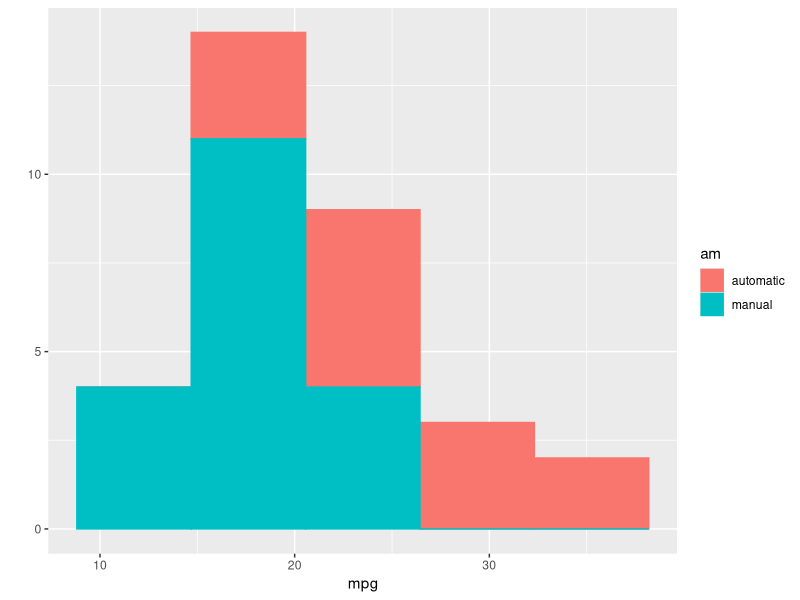
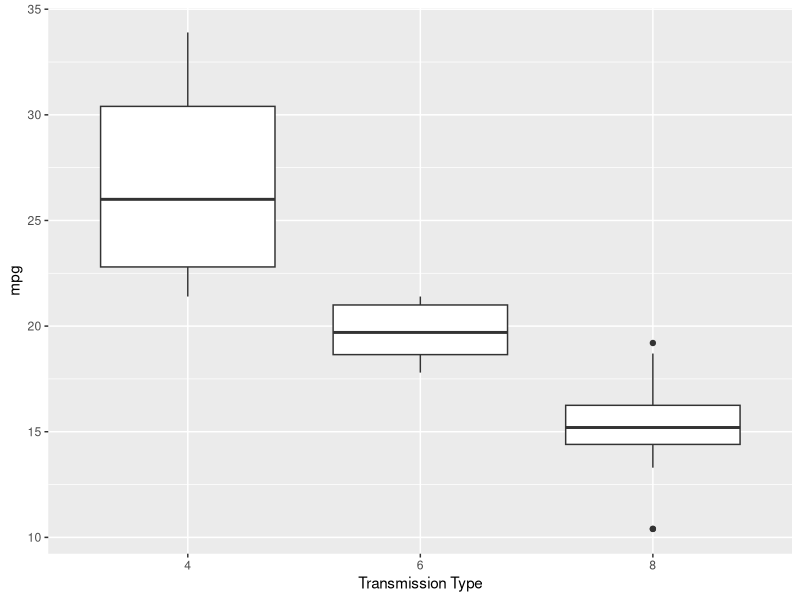
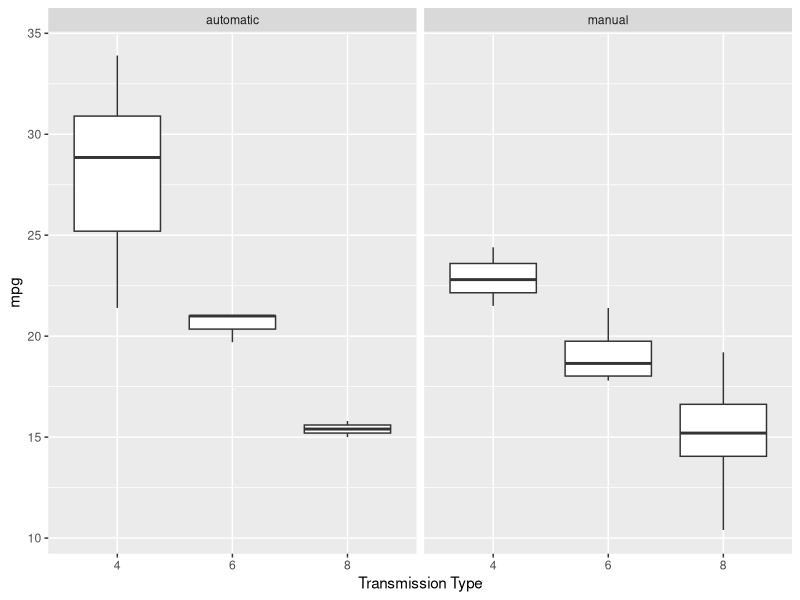
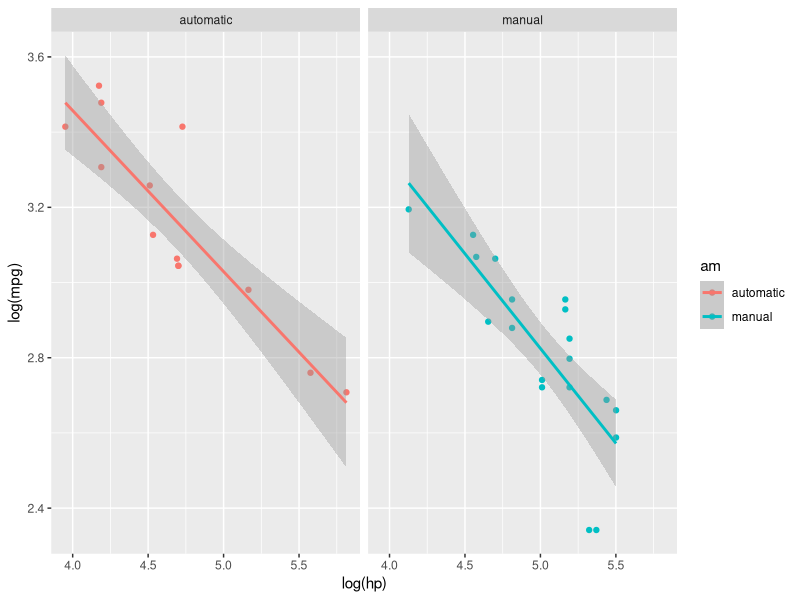
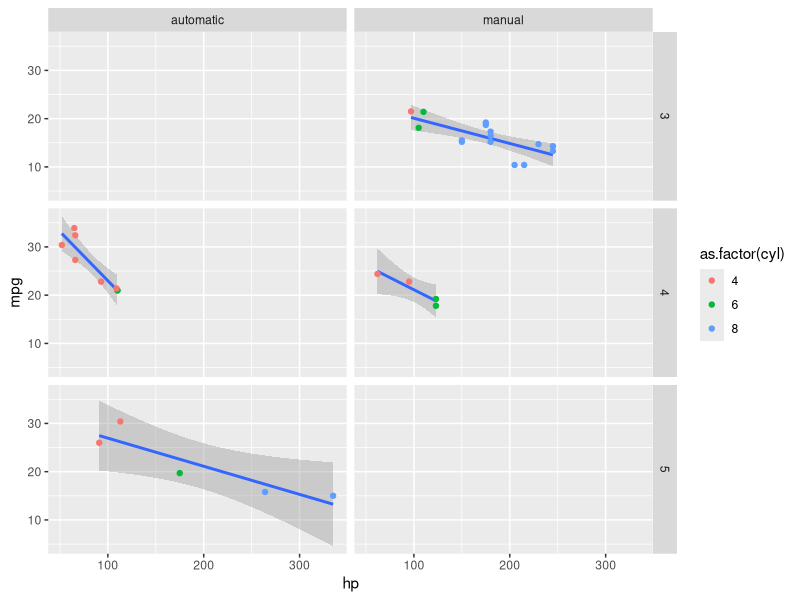

Write the R code that produced these figures, in order.
#Nov 16 Exercise 1

setwd("~/Downloads")

#install ggplot2 and grid
install.packages(c("ggplot2","grid"))

#load ggplot2 and mtcars data
library(ggplot2)
data(mtcars)
View(mtcars)

#change transmission type to more intuitive coding
mtcars[mtcars$am==1,"am"] <- "automatic"
mtcars[mtcars$am==0,"am"] <- "manual"

#5-make histogram of mpg and color it by transmission type
plot_5 <- qplot(mpg, data=mtcars, geom="histogram", bins=5, fill=am, col=am)

#6-make 2 boxplots
plot_6 <- qplot(as.factor(cyl), mpg, data=mtcars, geom="boxplot", xlab="Transmission Type")

#7-add facet wrap to split up variables
plot_7 <- plot_6+facet_wrap(~am)

#make scatterplot 
a <- qplot(hp, mpg, data=mtcars, geom="point")
a <- a+geom_smooth(method="loess")

#15-log transform
c <- qplot(log(hp),log(mpg),data=mtcars, col=am)+geom_smooth(method="lm")
plot_15 <- c+facet_wrap(~am)


#17
d <- qplot(hp,mpg,data=mtcars,geom="blank")+facet_grid(gear~am)
plot_17 <- d+geom_smooth(method="lm")+geom_point(aes(color=as.factor(cyl)))


pdf("Newton_Ex1.pdf")
plot_5
plot_6
plot_7
plot_15
plot_17
dev.off()